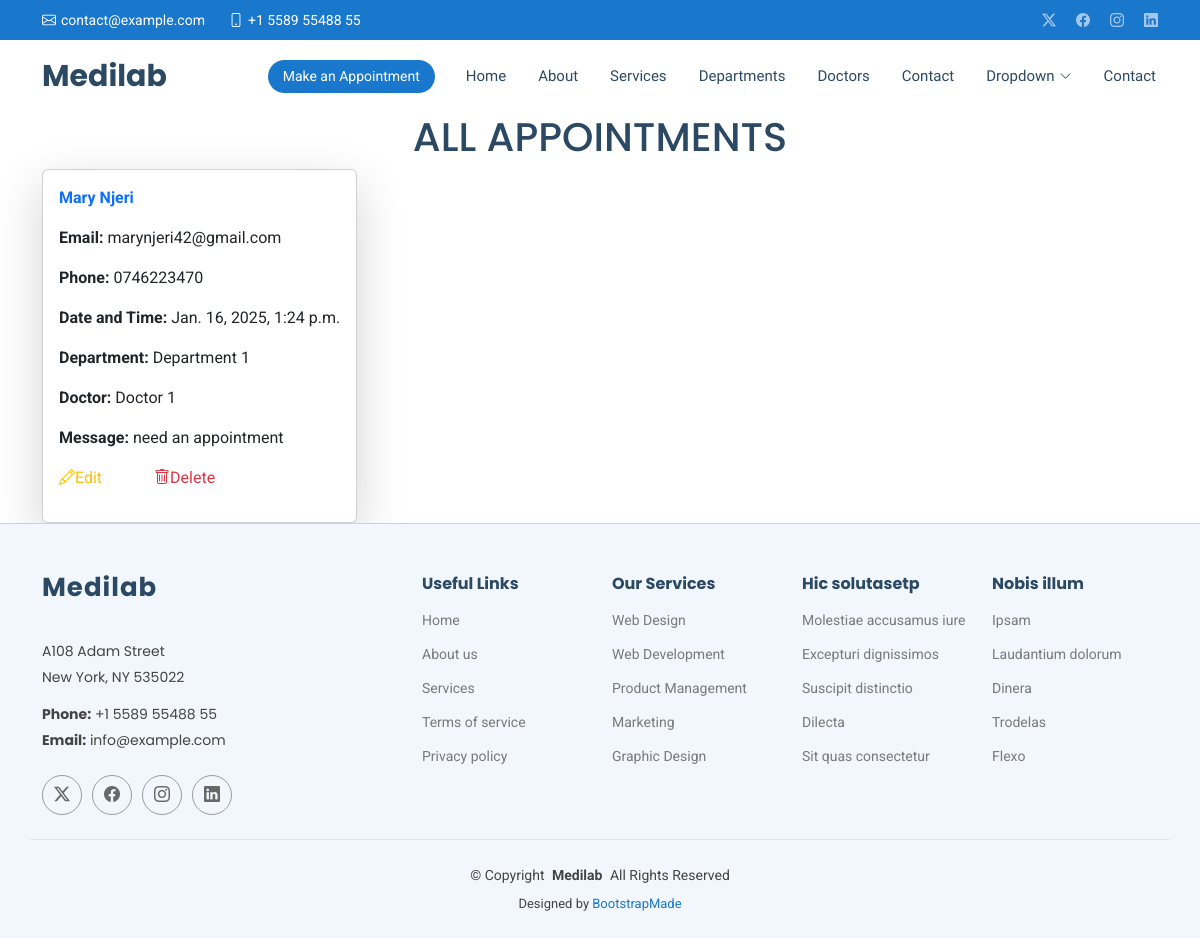
/show/, run on an earlier commit of the app's database.
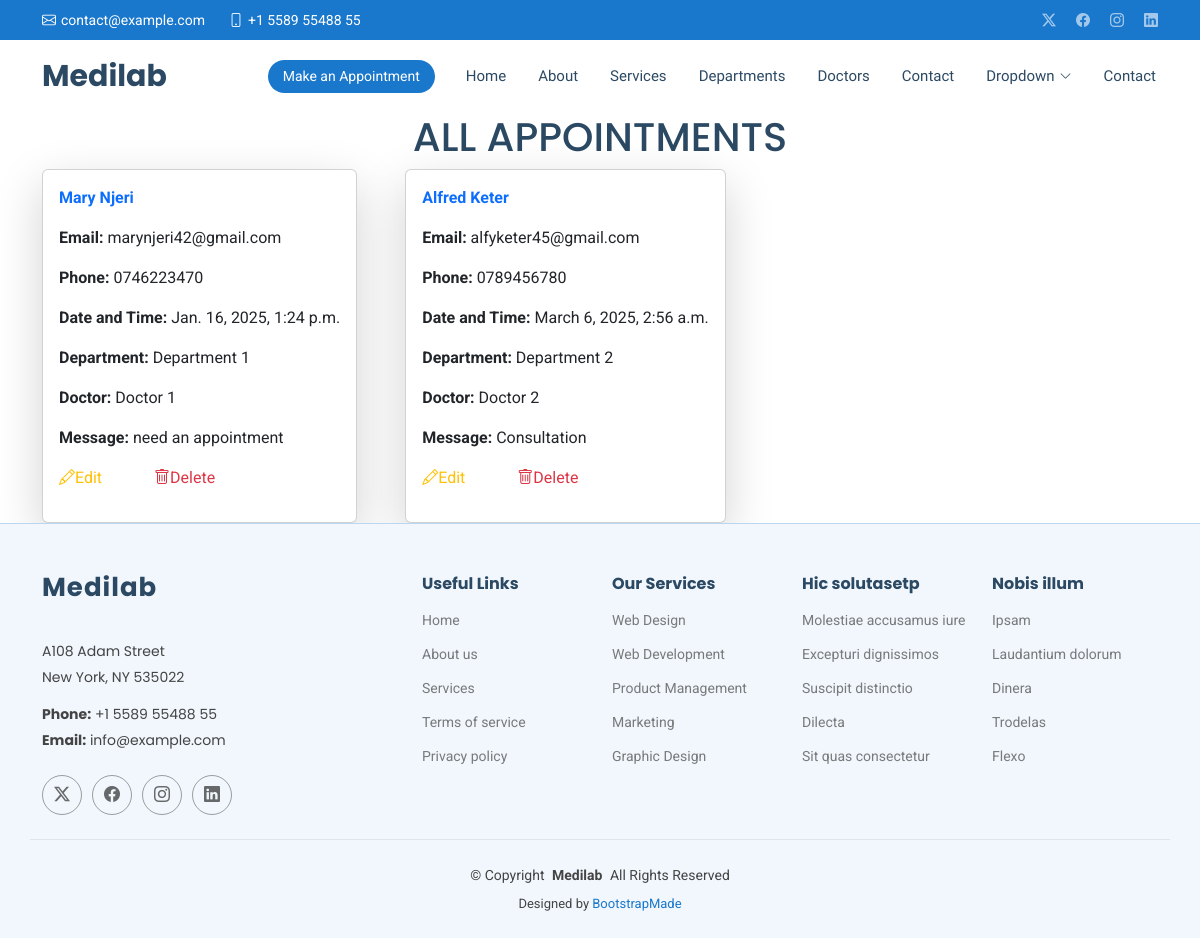
And on a later commit of the database.
### hospitalapp/models.py (models this page shows, shortened)
class Appointment(models.Model):
    name = models.CharField(max_length=50)
    email = models.EmailField()
    phone = models.CharField(max_length=50)
    date = models.DateTimeField()
    department = models.CharField(max_length=50)
    doctor = models.CharField(max_length=50)
    message = models.TextField()

### hospitalapp/views.py (the view)
# urls.py: path('show/', views.show,name ='show'),
def show(request):
    all = Appointment.objects.all()
    return render(request,'show.html',{'all':all})

### Templates/show.html (shortened to what this page needs)
{% extends 'starter-page.html' %}
{% load static %}
{% block content %}
	<h1 class="text-center">ALL APPOINTMENTS</h1>
   <div class="d-flex flex-wrap gap-5 container">
    {% for x in all %}
        <div class="card w-30 p-3 shadow-lg">
      <p class="text-primary fw-bold">  {{ x.name }}</p>
      <p><b>Email:</b>  {{ x.email }}</p>
      <p><b>Phone:</b>  {{ x.phone }}</p>
      <p><b>Date and Time:</b>  {{ x.date }}</p>
      <p><b>Department:</b>  {{ x.department }}</p>
      <p><b>Doctor:</b>  {{ x.doctor }}</p>
      <p><b>Message:</b>  {{ x.message }}</p>
        <p>
            <a href="{% url 'edit' x.id %}" class="text-warning">
                <i class="bi bi-pencil"></i>Edit
            </a>
            <a href="/delete/{{ x.id }}" class="text-danger ms-5">
                <i class="bi bi-trash" ></i>Delete
            </a>
        </p>
        </div>
    {% endfor %}
   </div>
{% endblock %}

### Templates/starter-page.html (shortened to what this page needs)
<!DOCTYPE html>
<html lang="en">
<head>
    {% load static %}
  <link href="{% static 'assets/vendor/bootstrap/css/bootstrap.min.css' %}" rel="stylesheet">
  <link href="{% static 'assets/vendor/bootstrap-icons/bootstrap-icons.css' %}" rel="stylesheet">
  <link href="{% static 'assets/vendor/aos/aos.css' %}" rel="stylesheet">
  <link href="{% static 'assets/vendor/fontawesome-free/css/all.min.css' %}" rel="stylesheet">
  <link href="{% static 'assets/vendor/glightbox/css/glightbox.min.css' %}" rel="stylesheet">
  <link href="{% static 'assets/vendor/swiper/swiper-bundle.min.css' %}" rel="stylesheet">
  <link href="{% static 'assets/css/main.css' %}" rel="stylesheet">
</head>
<body class="starter-page-page">
  <header id="header" class="header sticky-top">
    <div class="topbar d-flex align-items-center">
      <div class="container d-flex justify-content-center justify-content-md-between">
        <div class="contact-info d-flex align-items-center">
          <i class="bi bi-envelope d-flex align-items-center"><a href="mailto:contact@example.com">contact@example.com</a></i>
          <i class="bi bi-phone d-flex align-items-center ms-4"><span>+1 5589 55488 55</span></i>
        </div>
        <div class="social-links d-none d-md-flex align-items-center">
          <a href="#" class="twitter"><i class="bi bi-twitter-x"></i></a>
          <a href="#" class="facebook"><i class="bi bi-facebook"></i></a>
          <a href="#" class="instagram"><i class="bi bi-instagram"></i></a>
          <a href="#" class="linkedin"><i class="bi bi-linkedin"></i></a>
        </div>
      </div>
    </div>
    <div class="branding d-flex align-items-center">
      <div class="container position-relative d-flex align-items-center justify-content-between">
        <a href="index.html" class="logo d-flex align-items-center me-auto">
          <h1 class="sitename">Medilab</h1>
        </a>
        <nav id="navmenu" class="navmenu">
          <ul>
            <li><a href="{% url 'index' %}">Home<br></a></li>
            <li><a href="{% url 'about' %}">About</a></li>
            <li><a href="{% url 'services' %}">Services</a></li>
            <li><a href="{% url 'departments' %}">Departments</a></li>
            <li><a href="{% url 'doctors' %}">Doctors</a></li>
            <li><a href="{% url 'contact' %}">Contact</a></li>
            <li class="dropdown"><a href="#"><span>Dropdown</span> <i class="bi bi-chevron-down toggle-dropdown"></i></a>
            </li>
            <li><a href="#contact">Contact</a></li>
          </ul>
        </nav>
        <a class="cta-btn d-none d-sm-block" href="#appointment">Make an Appointment</a>
      </div>
    </div>
  </header>
  <main class="main">
{% block content %}
{% endblock %}
  </main>
  <footer id="footer" class="footer light-background">
    <div class="container footer-top">
      <div class="row gy-4">
        <div class="col-lg-4 col-md-6 footer-about">
          <a href="index.html" class="logo d-flex align-items-center">
            <span class="sitename">Medilab</span>
          </a>
          <div class="footer-contact pt-3">
            <p>A108 Adam Street</p>
            <p>New York, NY 535022</p>
            <p class="mt-3"><strong>Phone:</strong> <span>+1 5589 55488 55</span></p>
            <p><strong>Email:</strong> <span>info@example.com</span></p>
          </div>
          <div class="social-links d-flex mt-4">
            <a href=""><i class="bi bi-twitter-x"></i></a>
            <a href=""><i class="bi bi-facebook"></i></a>
            <a href=""><i class="bi bi-instagram"></i></a>
            <a href=""><i class="bi bi-linkedin"></i></a>
          </div>
        </div>
        <div class="col-lg-2 col-md-3 footer-links">
          <h4>Useful Links</h4>
          <ul>
            <li><a href="#">Home</a></li>
            <li><a href="#">About us</a></li>
            <li><a href="#">Services</a></li>
            <li><a href="#">Terms of service</a></li>
            <li><a href="#">Privacy policy</a></li>
          </ul>
        </div>
        <div class="col-lg-2 col-md-3 footer-links">
          <h4>Our Services</h4>
          <ul>
            <li><a href="#">Web Design</a></li>
            <li><a href="#">Web Development</a></li>
            <li><a href="#">Product Management</a></li>
            <li><a href="#">Marketing</a></li>
            <li><a href="#">Graphic Design</a></li>
          </ul>
        </div>
        <div class="col-lg-2 col-md-3 footer-links">
          <h4>Hic solutasetp</h4>
          <ul>
            <li><a href="#">Molestiae accusamus iure</a></li>
            <li><a href="#">Excepturi dignissimos</a></li>
            <li><a href="#">Suscipit distinctio</a></li>
            <li><a href="#">Dilecta</a></li>
            <li><a href="#">Sit quas consectetur</a></li>
          </ul>
        </div>
        <div class="col-lg-2 col-md-3 footer-links">
          <h4>Nobis illum</h4>
          <ul>
            <li><a href="#">Ipsam</a></li>
            <li><a href="#">Laudantium dolorum</a></li>
            <li><a href="#">Dinera</a></li>
            <li><a href="#">Trodelas</a></li>
            <li><a href="#">Flexo</a></li>
          </ul>
        </div>
      </div>
    </div>
    <div class="container copyright text-center mt-4">
      <p>© <span>Copyright</span> <strong class="px-1 sitename">Medilab</strong> <span>All Rights Reserved</span></p>
      <div class="credits">
        Designed by <a href="https://bootstrapmade.com/">BootstrapMade</a>
      </div>
    </div>
  </footer>
</body>
</html>

What changed in the data, as far as the page shows it:
added Appointment: name "Alfred Keter", email "alfyketer45@gmail.com", phone "0789456780", date "March 6, 2025, 2:56 a.m.", department "Department 2", doctor "Doctor 2", message "Consultation"
